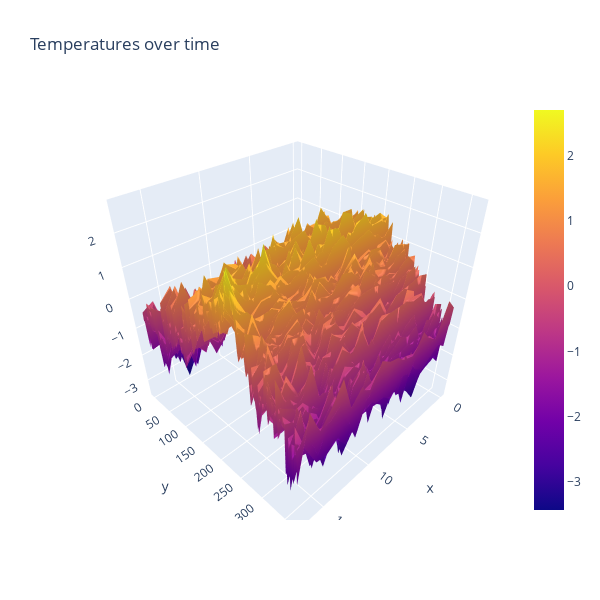

This figure's notebook cell:
### Code cell
#Plot ALL weather data for all stations for a year 

#X = weather station
#Y = day of the year
#Z = temperature

#you can click/hold in the graph below to rotate!

fig = go.Figure(data=[go.Surface(z=notempyear.values)])
fig.update_layout(title='Temperatures over time', autosize=False,
                  width=600, height=600)
fig.show()

### Figure 1 — Plotly figure (JSON) as saved in the notebook; plotly's stock layout.template omitted (floating-point values rounded to 4 significant figures; data arrays with more than 128 entries replaced by an {"elided": "..."} marker saying what was removed)
{"data": [{"type": "surface", "z": {"elided": "365x18 float values"}}], "layout": {"autosize": false, "height": 600, "scene": {"aspectmode": "auto", "aspectratio": {"x": 1, "y": 1, "z": 1}}, "title": {"text": "Temperatures over time"}, "width": 600}}
